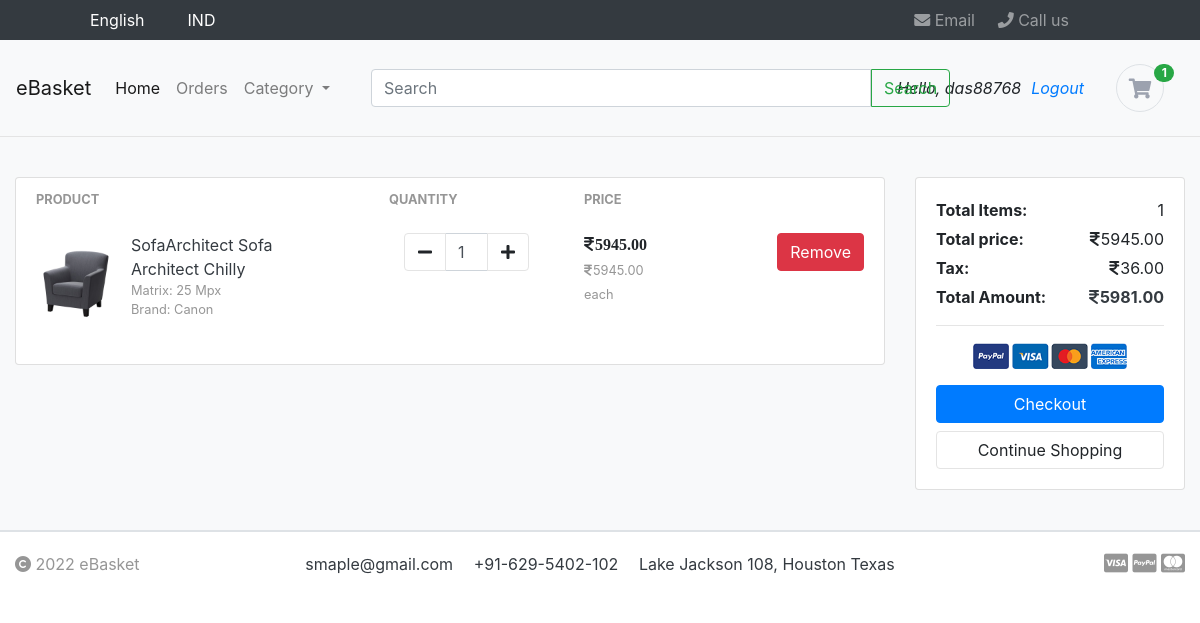
Page /shop/cart/ (signed in) on the earlier database version.
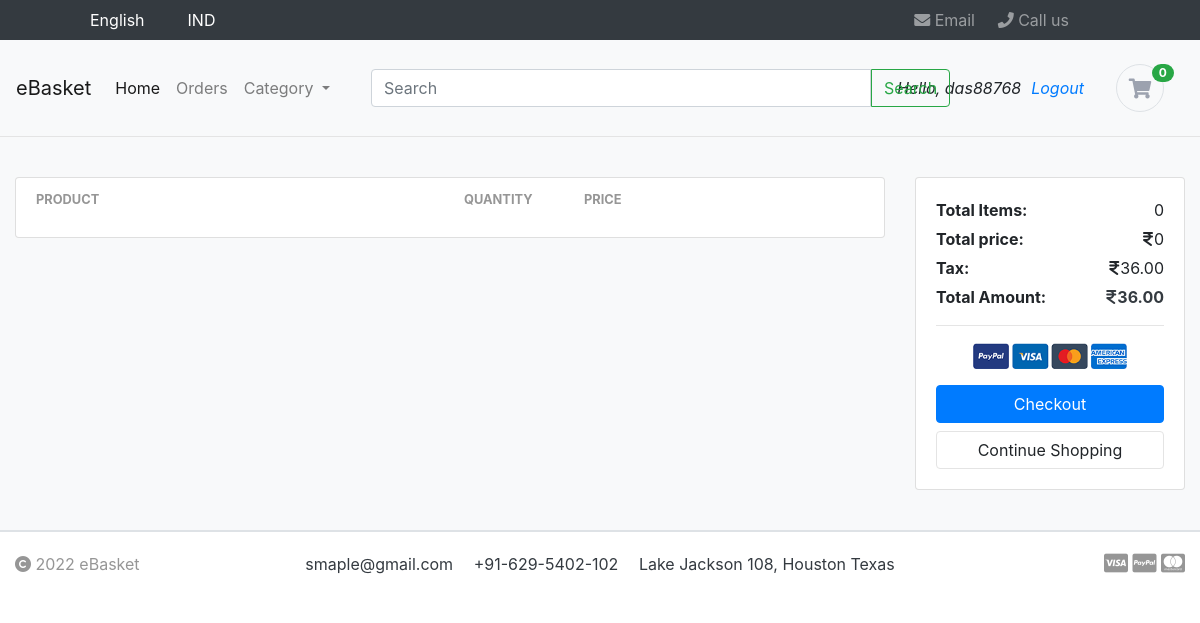
Same page on the later database version.
### shop/models.py (models this page shows, shortened)
class OrderItem(models.Model):
    product = models.ForeignKey(Product, on_delete=models.SET_NULL, blank=True, null=True)
    order = models.ForeignKey(Order, on_delete=models.SET_NULL, blank=True, null=True)
    quantity = models.IntegerField(default=0, null=True, blank=True)
    date_added = models.DateTimeField(auto_now_add=True)
    @property
    def get_total(self):
        total = self.product.price * self.quantity
        return total

class Product(models.Model):
    product_id = models.AutoField
    product_name = models.CharField(max_length=60)
    category = models.ForeignKey(Category, on_delete=models.CASCADE, default=True, null=False)
    price = models.DecimalField(max_digits=10, decimal_places=2, default=0.00)
    description = models.TextField()
    publication_date = models.DateField()
    image = models.ImageField(upload_to = "shop/images", default="")

class Order(models.Model):
    customer = models.ForeignKey(Customer, on_delete=models.SET_NULL, blank=True, null=True)
    date_orderd = models.DateTimeField(auto_now_add=True)
    complete = models.BooleanField(default=False, null=True, blank=False)
    transaction_id = models.CharField(max_length=200, null=True)
    razorpay_payment_id = models.CharField(max_length=200, null=True, blank=True)
    razorpay_order_id = models.CharField(max_length=200, null=True, blank=True)
    razorpay_signature = models.CharField(max_length=200, null=True, blank=True)
    @property
    def get_cart_total(self):
        orderitems = self.orderitem_set.all()
        total = sum([item.get_total for item in orderitems])
        return total
    @property
    def total_amount_with_tax(self):
        tax_amount = decimal.Decimal('36.00')
        total_price = self.get_cart_total
        total_amount = tax_amount + total_price
        return total_amount
    @property
    def get_cart_items(self):
        orderitems = self.orderitem_set.all()
        total = sum([item.quantity for item in orderitems])
        return total

### shop/views.py (the view)
# urls.py: path("cart/", views.cart, name="cart"),
def cart(request):
    if request.user.is_authenticated:
        customer = request.user.customer
        order, created = Order.objects.get_or_create(customer=customer, complete=False)
        items = order.orderitem_set.all()
        cartItems = order.get_cart_items
    else:
        items = []
        order = {'get_cart_total':0, 'get_cart_items':0}
        cartItems = order['get_cart_items']
    category = Category.objects.all()
    context = {'items':items, 'order':order, 'category' : category, 'cartItems':cartItems}
    return render(request, "cart.html", context)

### shop/templates/cart.html (shortened to what this page needs)
{% extends 'base.html' %}
{% load static %}
{% block page_style %}
<link rel="stylesheet" href="{% static 'css/cart_style.css' %}">
{% endblock %}
{% block body %}
<section class="section-content padding-y bg">
    <div class="container">
    <div class="row">
        <aside class="col-lg-9">
    <div class="card">
    <table class="table table-borderless table-shopping-cart">
    <thead class="text-muted">
    <tr class="small text-uppercase">
      <th scope="col">Product</th>
      <th scope="col" width="120">Quantity</th>
      <th scope="col" width="120">Price</th>
      <th scope="col" class="text-right" width="200"> </th>
    </tr>
    </thead>
    <tbody>
    {% for item in items %}
    <tr>
        <td>
            <figure class="itemside align-items-center">
                <div class="aside"><img src="/media/{{item.product.image}}" class="img-sm"></div>
                <figcaption class="info">
                    <a href="/shop/product_detail/{{ item.product_id }}" class="title text-dark">{{ item.product.product_name }}</a>
                    <p class="text-muted small">Matrix: 25 Mpx <br> Brand: Canon</p>
                </figcaption>
            </figure>
        </td>
        <td>
                        <div class="col">
                            <div class="input-group input-spinner">
                                <div class="input-group-prepend">
                                <button data-product="{{ item.product.id }}" data-action="remove" class="btn btn-light update-cart" type="button" id="button-minus"> <i class="fa fa-minus"></i> </button>
                                </div>
                                <input type="text" class="form-control"  value="{{ item.quantity }}">
                                <div class="input-group-append">
                                <button data-product="{{ item.product.id }}" data-action="add" class="btn btn-light update-cart" type="button" id="button-plus"> <i class="fa fa-plus"></i> </button>
                                </div>
                            </div>
                        </div>
        </td>
        <td>
            <div class="price-wrap">
                <var class="price"><i class="fa-solid fa-indian-rupee-sign"></i>{{ item.get_total }}</var>
                <small class="text-muted"><i class="fa-solid fa-indian-rupee-sign"></i>{{ item.product.price }} each</small>
            </div>
        </td>
        <td class="text-right">
        <button data-product="{{ item.product.id }}" data-action="delete" class="btn btn-danger update-cart" type="button"> Remove</button>
        </td>
    </tr>
    {% endfor %}
    </tbody>
    </table>
    </div>
        </aside>
        <aside class="col-lg-3">
            <div class="card">
            <div class="card-body">
                <dl class="dlist-align">
                    <dt>Total Items:</dt>
                    <dd class="text-right">{{ order.get_cart_items }}</dd>
                  </dl>
                <dl class="dlist-align">
                  <dt>Total price:</dt>
                  <dd class="text-right"><i class="fa-solid fa-indian-rupee-sign"></i>{{ order.get_cart_total }}</dd>
                </dl>
                <dl class="dlist-align">
                  <dt>Tax:</dt>
                  <dd class="text-right"><i class="fa-solid fa-indian-rupee-sign"></i>36.00</dd>
                </dl>
                <dl class="dlist-align">
                  <dt>Total Amount:</dt>
                  <dd class="text-right text-dark b"><strong><i class="fa-solid fa-indian-rupee-sign"></i>{{ order.total_amount_with_tax }}</strong></dd>
                </dl>
                <hr>
                <p class="text-center mb-3">
                    <img src="{% static 'images/payments.png' %}" height="26">
                </p>
                <a href="/shop/checkout/" class="btn btn-primary btn-block"> Checkout </a>
                <a href="/shop/" class="btn btn-light btn-block">Continue Shopping</a>
            </div>
            </div>
    </aside>
    </div>
    </div>
</section>
{% endblock %}

### shop/templates/base.html (shortened to what this page needs)
{% load static %}
<!doctype html>
<html lang="en">
  <head>
    <link rel="stylesheet" href="https://cdnjs.cloudflare.com/ajax/libs/font-awesome/6.2.0/css/all.min.css">
    <link rel="stylesheet" href="https://use.fontawesome.com/releases/v5.7.2/css/all.css">
    <link rel="stylesheet" href="https://cdn.jsdelivr.net/npm/bootstrap@4.0.0/dist/css/bootstrap.min.css">
    <link rel="stylesheet" href="{% static 'css/base_style.css' %}">
    {% block page_style %} {% endblock %}
  </head>
  <body>
    <nav class="navbar navbar-expand-lg navbar-dark bg-dark py-0">
      <div class="collapse navbar-collapse" id="navbarNav">
        <ul class="navbar-nav">
          <li class="nav-item active" style="margin-right: 27px;margin-left: 66px;">
            <a class="nav-link" href="#">English <span class="sr-only">(current)</span></a>
          </li>
          <li class="nav-item active">
            <a class="nav-link" href="#">IND</a>
          </li>
          <li class="nav-item" style="position: absolute; right: 200px;">
            <a class="nav-link" href="#" style="padding-right: 25px;"> <i class="fa fa-envelope"></i> Email</a>
          </li>
          <li class="nav-item" style="position: absolute; right: 123px;">
            <a class="nav-link" href="#" style="padding-left: 25px;"> <i class="fa fa-phone"></i> Call us</a>
          </li>
        </ul>
      </div>
    </nav>
    <nav class="navbar navbar-expand-lg navbar-light bg-light py-4 border-bottom">
      <a class="navbar-brand" href="/shop/">eBasket</a>
      <div class="collapse navbar-collapse" id="navbarSupportedContent">
        <ul class="navbar-nav mr-auto">
          <li class="nav-item active">
            <a class="nav-link" href="#">Home <span class="sr-only">(current)</span></a>
          </li>
          <li class="nav-item">
            <a class="nav-link" href="/shop/orders">Orders</a>
          </li>
          <li class="nav-item dropdown">
            <a class="nav-link dropdown-toggle" href="#" id="navbarDropdown" role="button" data-toggle="dropdown" aria-haspopup="true" aria-expanded="false">
              Category
            </a>
          </li>
        </ul>
        <form class="form-inline my-2 my-lg-0" style="position: absolute;left: 371px;">
          <input id="search_bar" class="form-control mr-sm-2" type="search" placeholder="Search" aria-label="Search">
          <button id="search_btn" class="btn btn-outline-success my-2 my-sm-0" type="submit">Search</button>
        </form>
        {% if request.user.is_anonymous == True %}
          <span class="userinfo">Hello, Guest</span>
          <span class="log-inout"><a href="{% url 'login' %}">Login</a></span>
        {% else %}
          <span class="userinfo">Hello, {{ request.user }}</span>
          <span class="log-inout"><a href="{% url 'logout' %}">Logout</a></span>
        {% endif %}
        <div class="cart-container">
          <a href="/shop/cart" class="widget-header pl-3 ml-3">
            <div class="icon icon-sm rounded-circle border"><i class="fa fa-shopping-cart"></i></div>
            <span class="badge badge-pill badge-success notify"><span id="cart">{{ cartItems }}</span></span>
          </a>
        </div>
      </div>
    </nav>
    {% block body %} {% endblock %}
    <footer class="section-footer border-top">
      <div class="container">
        <section class="footer-bottom border-top row">
          <div class="col-md-2">
            <p class="text-muted" style="margin-bottom: 0px; width: 180px;"> <i class="fa-solid fa-copyright"></i> 2022 eBasket </p>
          </div>
          <div class="col-md-8 text-md-center" style="color: #343a40;">
            <span  class="px-2">smaple@gmail.com</span>
            <span  class="px-2">+91-629-5402-102</span>
            <span  class="px-2">Lake Jackson 108, Houston Texas</span>
          </div>
          <div class="col-md-2 text-md-right text-muted">
            <i class="fab fa-lg fa-cc-visa"></i>
            <i class="fab fa-lg fa-cc-paypal"></i>
            <i class="fab fa-lg fa-cc-mastercard"></i>
          </div>
        </section>
      </div>
    </footer>
  </body>
</html>

Differences in the rows shown:
no longer on this page (row unchanged): OrderItem: product.image (picture), product.product_name "SofaArchitect Sofa Architect Chilly", quantity "1", get_total "5945.00", product.price "5945.00"
no longer on this page (row edited): Order: get_cart_items "1", get_cart_total "5945.00", total_amount_with_tax "5981.00"
added Order: get_cart_items "0", get_cart_total "0", total_amount_with_tax "36.00"
Other differences:
{{ cartItems }}: "1" → "0"
